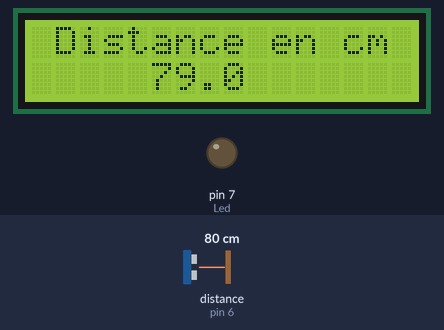
The sketch below on a simulated Arduino Uno, built with avr-gcc and run on an emulated ATmega328P. Parts: 16×2 character LCD, output pins drawn as LEDs (lit = HIGH). Wiring (inferred from the names in the program): ultrasonic range finder: trigger pin 5; echo pin 6. Inputs (shaded band) come from the test bench; at power-on: distance to the obstacle (sensor on pin 6) 80 cm. The echo pulse lasts 58.3 µs per cm; pins used as bus, display or sensor lines are not drawn.

Above: at 4.2 s.
4.3 s: distance to the obstacle (sensor on pin 6) set to 23 cm
At 4.41 s:
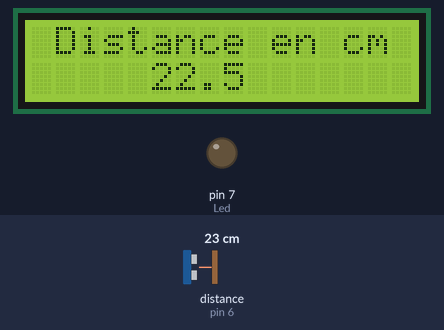
5.8 s: distance to the obstacle (sensor on pin 6) set to 19 cm
At 6.04 s:
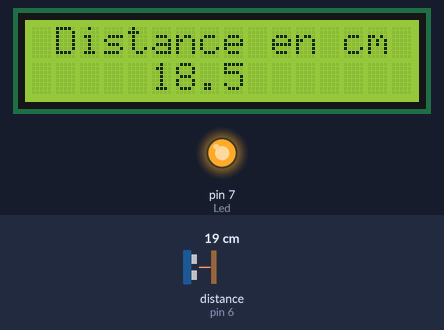
7.8 s: distance to the obstacle (sensor on pin 6) set to 2 cm
At 8.08 s:
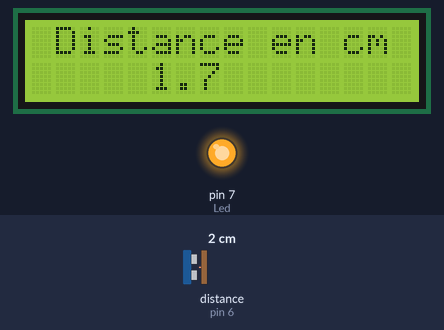
Timing chart, 0 to 10.8 s (numbered marks = the images above; inputs shaded):
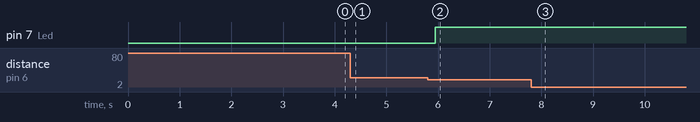

The sketch:

P11-HCSR04_Q1.ino
```cpp
// Croquis P11-HCSR04_Q1.ino

//----- LIBRAIRIE ADDITIONNELLE -----
#include <LiquidCrystal.h>  // Librairie pour l'utilisation de l'afficheur LCD

//----- CONSTANTES -----
// création de l'objet lcd (notre afficheur LCD)
LiquidCrystal lcd(8, 9, 10, 11, 12, 13); // RS=8, RW=GND, EN=9, D4=10, D5=11, D6=12, D7=13

#define Buzzer 3 // buzzer sur ligne E/S 3
#define Trig 5   // broche Trig sur ligne E/S 5
#define Echo 6   // broche Echo sur ligne E/S 6
#define Led 7    // LED sur ligne E/S 7

//----- VARIABLES -----


//----- PROCEDURE D'INITIALISATION -----
void setup() {
  pinMode(Trig, OUTPUT);
  pinMode(Echo, INPUT);
  pinMode(Led, OUTPUT);
  digitalWrite(Led, LOW);
  lcd.begin(16, 2); // déclaration du LCD à 16 caractères sur 2 lignes
  lcd.clear();      // Effacement du LCD
  // Message de présentation sur 2 lignes durant 3 secondes
  lcd.setCursor(0, 0); // placement : 1ere colonne, 1ere ligne
  lcd.print(" CLG ST GILBERT"); // on écrit...
  lcd.setCursor(0, 1); // placement : 1ere colonne, 2eme ligne
  lcd.print(" LCD - ARDUINO  ");
  delay (3000);
  lcd.clear();      // Effacement du LCD
  // Caractères qui ne seront pas effacés
  lcd.setCursor(1, 0);
  lcd.print("Distance en cm :");
}

//----- BOUCLE PRINCIPALE -----
void loop(){
  lcd.setCursor(5, 1);
  lcd.print("      "); // Effacement pour afficher la nouvelle valeur
  float Distance = Mesure(); // Appel de la fonction "Mesure", résultat dans "Distance"
  lcd.setCursor(5, 1);
  lcd.print(Distance,1); // Avec 1 chiffre après la virgule
  if (Distance < 20) {
    digitalWrite(Led, HIGH);
  }
  else digitalWrite(Led, LOW);
  //tone(Buzzer, (Distance*3)+300, 500); // Emission sonore en fonction de la distance
  delay(200);
}

//----- FONCTION DE MESURE ------------------------------------
float Mesure(){  // Nom et déclaration de la fonction
  digitalWrite(Trig, LOW);   // Forcée au 0 logique (masse)
  delayMicroseconds(2);      // Durant 2 µS
  digitalWrite(Trig, HIGH);  // Forcée au 1 logique (+5V)
  delayMicroseconds(10);     // Durant 10 µS (impulsion haute)
  digitalWrite(Trig, LOW);   // Remise au repos au 0 logique
  long Temps = pulseIn(Echo, HIGH); // Lecture de l'impulsion reçue en microsecondes.
  float Longueur = (float)Temps * 0.017;  // conversion de la variable Temps en type float
  return(Longueur);  // Retour de la valeur de la mesure
}
```

Measured:
- the behaviour switches between 21 and 20 cm on distance to the obstacle (sensor on pin 6) (found by bisection; images 1 and 2)
- after the input at 4.3 s, the display: first differs from a run without the input at once (image 1)
- after the input at 5.8 s, pin 7 (Led): LOW → HIGH after 0.15 s; the display: first differs from a run without the input after 0.15 s (image 2)
- after the input at 7.8 s, the display: first differs from a run without the input after 0.18 s (image 3)
